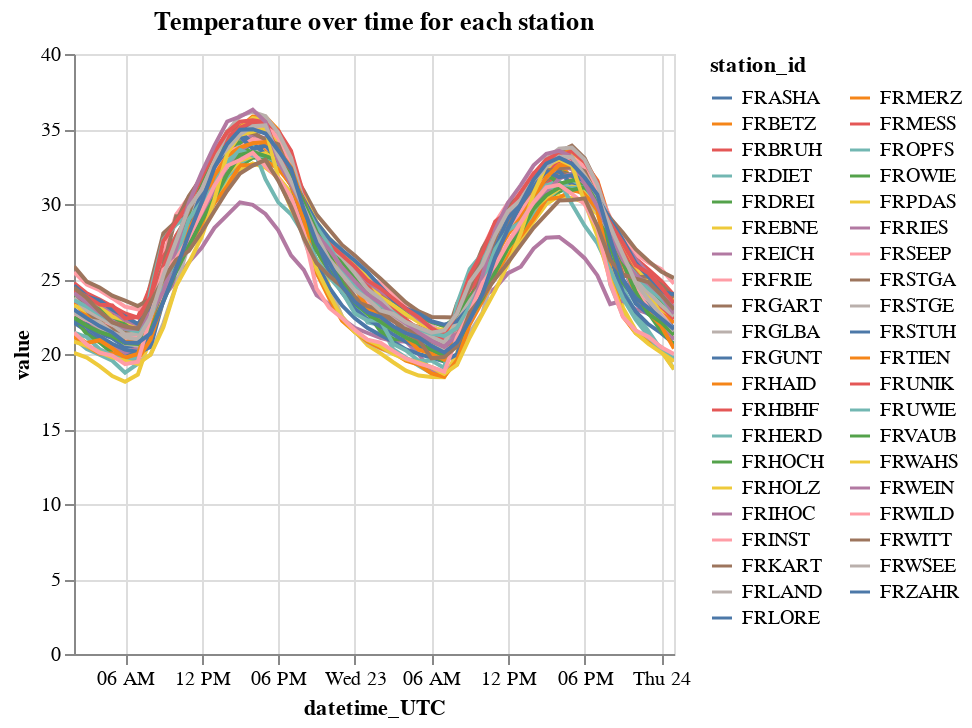

This figure's notebook cell:
### Code cell
# Create a multi-selection that chooses the station ID
selection = alt.selection_point(fields=['station_id'], bind='legend', on='click', toggle='event.shiftKey')

# Create the chart
chart = alt.Chart(temp).mark_line().encode(
    x='datetime_UTC:T',
    y='value:Q',
    color=alt.condition(selection, 'station_id:N', alt.value('lightgray'), legend=alt.Legend(columns=2, symbolLimit=0)),
    opacity=alt.condition(selection, alt.value(1), alt.value(0.2))
).add_params(
    selection
).properties(
    title='Temperature over time for each station'
).interactive()

chart.show()

### Figure 1 — Vega specification as saved in the notebook (floating-point values rounded to 4 significant figures; data arrays with more than 128 entries replaced by an {"elided": "..."} marker saying what was removed)
{"$schema": "https://vega.github.io/schema/vega/v5.json", "data": [{"name": "param_20_store"}, {"name": "param_21_store"}, {"name": "source_0", "values": {"elided": "1968 records"}, "transform": [{"type": "formula", "expr": "toDate(datum['datetime_UTC'])", "as": "datetime_UTC"}]}, {"name": "source_0_y_domain_value", "values": [{"min": 18.15, "max": 36.28}]}, {"name": "source_0_color_domain_station_id", "values": [{"station_id": "FRASHA"}, {"station_id": "FRBETZ"}, {"station_id": "FRBRUH"}, {"station_id": "FRDIET"}, {"station_id": "FRDREI"}, {"station_id": "FREBNE"}, {"station_id": "FREICH"}, {"station_id": "FRFRIE"}, {"station_id": "FRGART"}, {"station_id": "FRGLBA"}, {"station_id": "FRGUNT"}, {"station_id": "FRHAID"}, {"station_id": "FRHBHF"}, {"station_id": "FRHERD"}, {"station_id": "FRHOCH"}, {"station_id": "FRHOLZ"}, {"station_id": "FRIHOC"}, {"station_id": "FRINST"}, {"station_id": "FRKART"}, {"station_id": "FRLAND"}, {"station_id": "FRLORE"}, {"station_id": "FRMERZ"}, {"station_id": "FRMESS"}, {"station_id": "FROPFS"}, {"station_id": "FROWIE"}, {"station_id": "FRPDAS"}, {"station_id": "FRRIES"}, {"station_id": "FRSEEP"}, {"station_id": "FRSTGA"}, {"station_id": "FRSTGE"}, {"station_id": "FRSTUH"}, {"station_id": "FRTIEN"}, {"station_id": "FRUNIK"}, {"station_id": "FRUWIE"}, {"station_id": "FRVAUB"}, {"station_id": "FRWAHS"}, {"station_id": "FRWEIN"}, {"station_id": "FRWILD"}, {"station_id": "FRWITT"}, {"station_id": "FRWSEE"}, {"station_id": "FRZAHR"}]}], "signals": [{"name": "unit", "value": {}, "on": [{"events": "pointermove", "update": "isTuple(group()) ? group() : unit"}]}, {"name": "param_20_station_id_legend", "value": null, "on": [{"events": [{"source": "view", "markname": "station_id_legend_symbols", "type": "click"}, {"source": "view", "markname": "station_id_legend_labels", "type": "click"}, {"source": "view", "markname": "station_id_legend_entries", "type": "click"}], "update": "isDefined(datum.value) ? datum.value : item().items[0].items[0].datum.value", "force": true}, {"events": [{"source": "view", "type": "click"}], "update": "!event.item || !datum ? null : param_20_station_id_legend", "force": true}]}, {"name": "param_20", "update": "vlSelectionResolve(\"param_20_store\", \"union\", true, true)"}, {"name": "param_21", "update": "vlSelectionResolve(\"param_21_store\", \"union\")"}, {"name": "param_20_tuple", "on": [{"events": [{"source": "scope", "filter": ["event.item && indexof(event.item.mark.role, \"legend\") < 0"], "type": "click"}], "update": "datum && item().mark.marktype !== 'group' && indexof(item().mark.role, 'legend') < 0 && indexof(item().mark.name, 'param_21_brush') < 0 ? {unit: \"\", fields: param_20_tuple_fields, values: [(item().isVoronoi ? datum.datum : datum)[\"station_id\"]]} : null", "force": true}, {"events": [{"signal": "param_20_station_id_legend"}], "update": "param_20_station_id_legend !== null ? {fields: param_20_tuple_fields, values: [param_20_station_id_legend]} : null"}]}, {"name": "param_20_tuple_fields", "value": [{"type": "E", "field": "station_id"}]}, {"name": "param_20_toggle", "value": false, "on": [{"events": [{"source": "scope", "filter": ["event.item && indexof(event.item.mark.role, \"legend\") < 0"], "type": "click"}], "update": "event.shiftKey"}, {"events": {"merge": [{"source": "view", "type": "click"}]}, "update": "event.shiftKey"}]}, {"name": "param_20_modify", "on": [{"events": {"signal": "param_20_tuple"}, "update": "modify(\"param_20_store\", param_20_toggle ? null : param_20_tuple, param_20_toggle ? null : true, param_20_toggle ? param_20_tuple : null)"}]}, {"name": "param_21_datetime_UTC", "on": [{"events": [{"source": "view", "type": "dblclick"}], "update": "null"}, {"events": {"signal": "param_21_translate_delta"}, "update": "panLinear(param_21_translate_anchor.extent_x, -param_21_translate_delta.x / width)"}, {"events": {"signal": "param_21_zoom_delta"}, "update": "zoomLinear(domain(\"x\"), param_21_zoom_anchor.x, param_21_zoom_delta)"}]}, {"name": "param_21_value", "on": [{"events": [{"source": "view", "type": "dblclick"}], "update": "null"}, {"events": {"signal": "param_21_translate_delta"}, "update": "panLinear(param_21_translate_anchor.extent_y, param_21_translate_delta.y / height)"}, {"events": {"signal": "param_21_zoom_delta"}, "update": "zoomLinear(domain(\"y\"), param_21_zoom_anchor.y, param_21_zoom_delta)"}]}, {"name": "param_21_tuple", "on": [{"events": [{"signal": "param_21_datetime_UTC || param_21_value"}], "update": "param_21_datetime_UTC && param_21_value ? {unit: \"\", fields: param_21_tuple_fields, values: [param_21_datetime_UTC,param_21_value]} : null"}]}, {"name": "param_21_tuple_fields", "value": [{"field": "datetime_UTC", "channel": "x", "type": "R"}, {"field": "value", "channel": "y", "type": "R"}]}, {"name": "param_21_translate_anchor", "value": {}, "on": [{"events": [{"source": "scope", "type": "pointerdown"}], "update": "{x: x(unit), y: y(unit), extent_x: domain(\"x\"), extent_y: domain(\"y\")}"}]}, {"name": "param_21_translate_delta", "value": {}, "on": [{"events": [{"source": "window", "between": [{"source": "scope", "type": "pointerdown"}, {"source": "window", "type": "pointerup"}], "consume": true, "type": "pointermove"}], "update": "{x: param_21_translate_anchor.x - x(unit), y: param_21_translate_anchor.y - y(unit)}"}]}, {"name": "param_21_zoom_anchor", "on": [{"events": [{"source": "scope", "type": "wheel", "consume": true}], "update": "{x: invert(\"x\", x(unit)), y: invert(\"y\", y(unit))}"}]}, {"name": "param_21_zoom_delta", "on": [{"events": [{"source": "scope", "consume": true, "type": "wheel"}], "update": "pow(1.001, event.deltaY * pow(16, event.deltaMode))", "force": true}]}, {"name": "param_21_modify", "on": [{"events": {"signal": "param_21_tuple"}, "update": "modify(\"param_21_store\", param_21_tuple, true)"}]}], "marks": [{"type": "group", "name": "pathgroup", "from": {"facet": {"data": "source_0", "name": "faceted_path_main", "groupby": ["station_id"]}}, "encode": {"update": {"width": {"field": {"signal": null, "datum": null, "group": "width", "parent": null}}, "height": {"field": {"signal": null, "datum": null, "group": "height", "parent": null}}}}, "marks": [{"type": "line", "name": "marks", "from": {"data": "faceted_path_main"}, "sort": {"field": "x"}, "encode": {"update": {"y": {"field": "value", "scale": "y"}, "defined": {"signal": "isValid(datum[\"datetime_UTC\"]) && isFinite(+datum[\"datetime_UTC\"]) && isValid(datum[\"value\"]) && isFinite(+datum[\"value\"])"}, "stroke": [{"field": "station_id", "scale": "color", "test": "!length(data(\"param_20_store\")) || vlSelectionTest(\"param_20_store\", datum)"}, {"value": "lightgray"}], "x": {"field": "datetime_UTC", "scale": "x"}, "opacity": [{"value": 1, "test": "!length(data(\"param_20_store\")) || vlSelectionTest(\"param_20_store\", datum)"}, {"value": 0.2}]}}, "clip": true, "interactive": true, "style": ["line"]}]}], "scales": [{"name": "x", "type": "time", "domain": {"data": "source_0", "field": "datetime_UTC"}, "range": [0, {"signal": "width"}], "domainRaw": {"signal": "param_21[\"datetime_UTC\"]"}}, {"name": "y", "type": "linear", "domain": [{"signal": "(data(\"source_0_y_domain_value\")[0] || {}).min"}, {"signal": "(data(\"source_0_y_domain_value\")[0] || {}).max"}], "range": [{"signal": "height"}, 0], "zero": true, "nice": true, "domainRaw": {"signal": "param_21[\"value\"]"}}, {"name": "color", "type": "ordinal", "domain": {"data": "source_0_color_domain_station_id", "field": "station_id", "sort": true}, "range": "category"}], "axes": [{"scale": "x", "domain": false, "zindex": 0, "minExtent": 0, "maxExtent": 0, "ticks": false, "grid": true, "aria": false, "gridScale": "y", "orient": "bottom", "labels": false, "tickCount": {"signal": "ceil(width/40)"}}, {"scale": "y", "gridScale": "x", "orient": "left", "aria": false, "labels": false, "tickCount": {"signal": "ceil(height/40)"}, "domain": false, "zindex": 0, "minExtent": 0, "maxExtent": 0, "grid": true, "ticks": false}, {"scale": "x", "labelOverlap": true, "zindex": 0, "orient": "bottom", "labelFlush": true, "tickCount": {"signal": "ceil(width/40)"}, "grid": false, "title": "datetime_UTC"}, {"scale": "y", "labelOverlap": true, "tickCount": {"signal": "ceil(height/40)"}, "zindex": 0, "orient": "left", "grid": false, "title": "value"}], "title": {"text": "Temperature over time for each station", "frame": "group"}, "padding": 5, "background": "white", "height": 300, "legends": [{"columns": 2, "symbolLimit": 0, "stroke": "color", "symbolType": "stroke", "title": "station_id", "encode": {"labels": {"name": "station_id_legend_labels", "interactive": true, "update": {"opacity": [{"test": "(!length(data(\"param_20_store\")) || (param_20[\"station_id\"] && indexof(param_20[\"station_id\"], datum.value) >= 0))", "value": 1}, {"value": 0.35}]}}, "symbols": {"name": "station_id_legend_symbols", "interactive": true, "update": {"opacity": [{"test": "(!length(data(\"param_20_store\")) || (param_20[\"station_id\"] && indexof(param_20[\"station_id\"], datum.value) >= 0))", "value": 1}, {"value": 0.35}]}}, "entries": {"name": "station_id_legend_entries", "interactive": true, "update": {"fill": {"value": "transparent"}}}}}], "width": 300, "style": "cell"}
